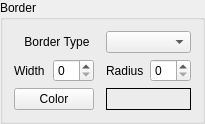
                 <widget class="QGroupBox" name="groupBox_34">
                  <property name="title">
                   <string>Border</string>
                  </property>
                  <layout class="QGridLayout" name="gridLayout_63">
                   <item row="0" column="3" colspan="2">
                    <widget class="QComboBox" name="cb_n_bdt_cb"/>
                   </item>
                   <item row="1" column="0">
                    <widget class="QLabel" name="label_91">
                     <property name="text">
                      <string>Width</string>
                     </property>
                    </widget>
                   </item>
                   <item row="1" column="3">
                    <widget class="QLabel" name="label_92">
                     <property name="text">
                      <string>Radius</string>
                     </property>
                    </widget>
                   </item>
                   <item row="1" column="4">
                    <widget class="QSpinBox" name="cb_n_bdr_sb"/>
                   </item>
                   <item row="2" column="0" colspan="2">
                    <widget class="QPushButton" name="cb_n_bdc_pb">
                     <property name="text">
                      <string>Color</string>
                     </property>
                    </widget>
                   </item>
                   <item row="0" column="0" colspan="3">
                    <widget class="QLabel" name="label_93">
                     <property name="text">
                      <string>Border Type</string>
                     </property>
                     <property name="alignment">
                      <set>Qt::AlignCenter</set>
                     </property>
                    </widget>
                   </item>
                   <item row="1" column="1">
                    <widget class="QSpinBox" name="cb_n_bdw_sb"/>
                   </item>
                   <item row="2" column="3" colspan="2">
                    <widget class="QLabel" name="cb_n_bdc_lb">
                     <property name="frameShape">
                      <enum>QFrame::Box</enum>
                     </property>
                     <property name="text">
                      <string/>
                     </property>
                    </widget>
                   </item>
                  </layout>
                 </widget>
